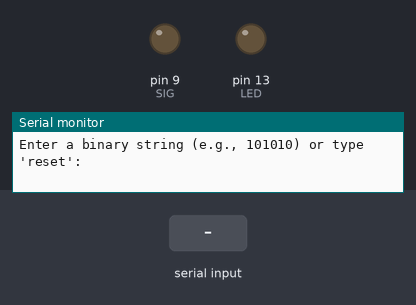
Bench run of a sketch on a simulated Arduino Uno, built with avr-gcc and run on an emulated ATmega328P. Shown: output pins drawn as LEDs (lit = HIGH), the last lines printed to the serial monitor. The test bench sets the inputs (shaded band). Pins used as bus, display or sensor lines are not drawn.

Above: at 1.7 s.
1.8 s: "1\n" received over Serial
At 2.6 s:
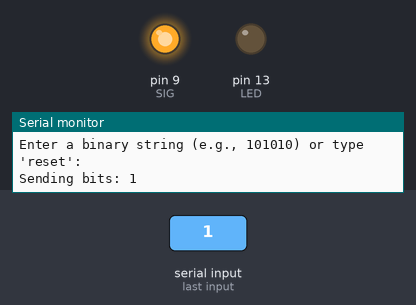
3.3 s: "0\n" received over Serial
At 3.7 s:
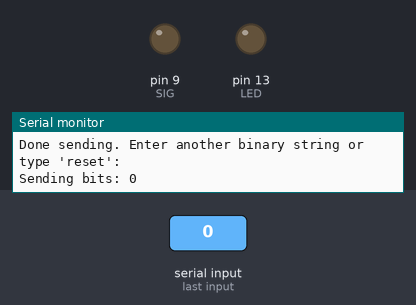
Timing chart, 0 to 6.3 s (numbered marks = the images above; inputs shaded):
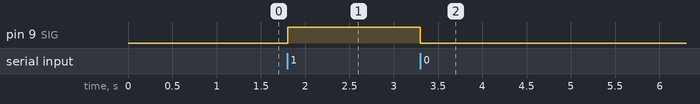

Measured:
- after the input at 1.8 s, pin 9 (SIG): LOW → HIGH at once
- after the input at 3.3 s, pin 9 (SIG): HIGH → LOW at once

The sketch:

dd_prac_sequence_detector.ino
```cpp
#define CLK 8
#define SIG 9
#define RST 10
#define LED 13
#define CLK_PRD 500

boolean dataReady = false;
String inputBits = "";

void setup() {
  // Setting up the pins
  pinMode(CLK, OUTPUT);
  pinMode(RST, OUTPUT);
  pinMode(SIG, OUTPUT);
  pinMode(LED, OUTPUT);

  // Initializing Everything
  digitalWrite(LED, LOW);
  digitalWrite(CLK, LOW);
  digitalWrite(SIG, LOW);
  digitalWrite(RST, LOW);
  delay(CLK_PRD);
  digitalWrite(RST, HIGH);

  Serial.begin(9600);
  Serial.println("Enter a binary string (e.g., 101010) or type 'reset':");
}

void loop() {
  // Read input string from Serial
  while (Serial.available()) {
    char c = Serial.read();
    if (c == '\n' || c == '\r') {
      dataReady = true;
    } else {
      inputBits += c;
    }
  }

  // Handle full input
  if (dataReady) {
    inputBits.trim(); // Remove any leading/trailing whitespace

    if (inputBits.equalsIgnoreCase("reset")) {
      digitalWrite(RST, LOW);
      delay(CLK_PRD);
      digitalWrite(RST, HIGH);
      delay(CLK_PRD);
      Serial.println("Reset the Flip Flops");
    } else {
      Serial.println("Sending bits: " + inputBits);
      for (int i = 0; i < inputBits.length(); i++) {
        char bit = inputBits.charAt(i);
        if (bit == '0' || bit == '1') {
          digitalWrite(SIG, bit == '1' ? HIGH : LOW);

          // Clock pulse
          digitalWrite(CLK, HIGH);
          delay(CLK_PRD);
          digitalWrite(CLK, LOW);
          delay(CLK_PRD);
        }
      }
      Serial.println("Done sending. Enter another binary string or type 'reset':");
    }

    // Reset state
    inputBits = "";
    dataReady = false;
  }
}
```
